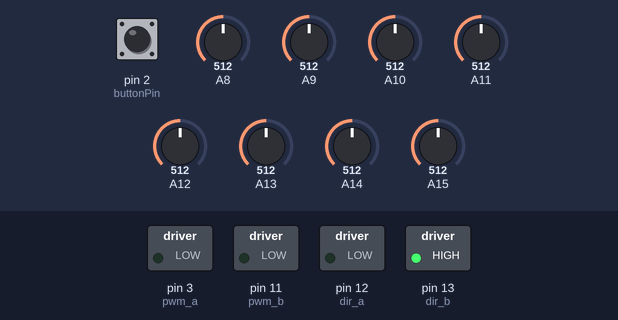
The sketch below on a simulated Arduino Mega 2560, built with avr-gcc and run on an emulated ATmega2560. Parts: switched loads named in the sketch (green lamp = pin HIGH). Inputs (shaded band) come from the test bench; at power-on: pin 2 (buttonPin) LOW, A8 = 512, A9 = 512, A10 = 512, A11 = 512, A12 = 512, A13 = 512, A14 = 512, A15 = 512. What the sketch prints to the serial monitor is not drawn.

Above: at 0.6 s.
At 16.8 s:
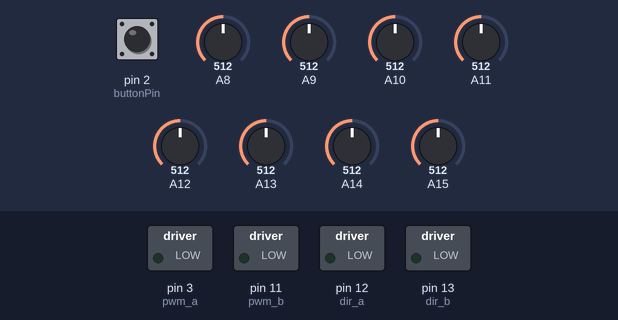
At 22.9 s:
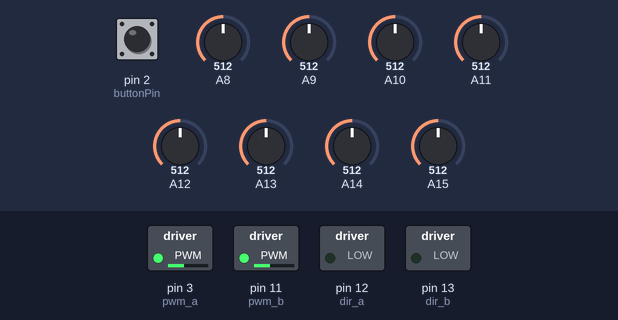
Timing chart, 0 to 24.4 s (numbered marks = the images above):
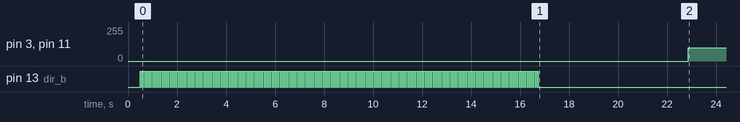

The sketch:

sketch_mar21a.ino
```cpp
////////////////////////////////////////////////////////////////////////
// by John Christian
//    potus98@yahoo.com
//    potus98.com
//    @potus98 on twitter
//
// Code below is not entirely original. It may have snippets or entire
// sections from other examples or tutorials found online. Thank you
// wonderful Internet for the help. If you see something you feel should
// be specifically credited, please let me know!
//
// Pololu is awesome. They have great customer service, great prices,
// and great prodoucts. Not affiliated in any way. Just a satisfied customer.
// In fact, code below is HEAVILY based on Pololu example code.
////////////////////////////////////////////////////////////////////////

// This example uses a Pololu QTR-8A IR Reflectance Sensor and an
// Arduino Mega 2560

// The emitter control pin can optionally be connected to digital pin 2, or you can leave
// it disconnected and change the EMITTER_PIN #define below from 2 to QTR_NO_EMITTER_PIN.

// The setup phase of this example calibrates the sensor for ten seconds and turns on
// the pin 13 LED while calibration is going on.

// The main loop of the example reads the calibrated sensor values and uses them to
// estimate the position of a line.  You can test this by taping a piece of 3/4" black
// electrical tape to a piece of white paper and sliding the sensor across it.  It
// prints the sensor values to the serial monitor as numbers from 0 (maximum reflectance)
// to 9 (minimum reflectance) followed by the estimated location of the line as a number
// from 0 to 7000.  1000 means the line is directly under sensor 1, 2000 means directly
// under sensor 2, etc.  0 means the line is directly under sensor 0 or was last seen by
// sensor 0 before being lost.  7000 means the line is directly under sensor 7 or was
// last seen by sensor 7 before being lost.

// Use a global #define statement to enable/disable all print statements at compile time
// useful for turning off all Serial.print or Serial.println statements when I know the
// bot won't be connected to a USB serial port.

//#define debugprint Serial.print
//#define debugprintln Serial.println
// Or to disable
#define debugprint //
#define debugprintln //

////////////////////////////////////////////////////////////////////////
// Prepare QTR-8A IR Reflectance Array
#include <QTRSensors.h>
#define NUM_SENSORS             8  // number of sensors used
#define NUM_SAMPLES_PER_SENSOR  4  // average 4 analog samples per sensor reading
#define EMITTER_PIN             27  // emitter is controlled by digital pin 2
// sensors 0 through 7 are connected to analog inputs 0 through 5, 7, and 8, respectively
//QTRSensorsAnalog qtra((unsigned char[]) {0, 1, 2, 3, 4, 5, 7, 8},
QTRSensorsAnalog qtra((unsigned char[]) {8, 9, 10, 11, 12, 13, 14, 15}, // new wiring harness
NUM_SENSORS, NUM_SAMPLES_PER_SENSOR, EMITTER_PIN);
unsigned int sensorValues[NUM_SENSORS];

// Include PID library
#include <PID_v1.h>

////////////////////////////////////////////////////////////////////////
//
// Now using Arduino Mega 2560 with Sparkfun Ardumoto Shield
//
// NXT pins (not Arduino pins,
//  1 white analog, 9V supply
//  2 black ground,
//  3 red   ground
//  4 green ipowerA, supply with 5V to activate encoders (I think?)
//  5 yelow encoder, RS-485 B
//  6 blue  encoder, RS-485 A
//
// ardumoto plugged onto arduino mega 2560
// supplying 9V power supply to Arduino Mega itself via barrel plug AND
// supplying 9V power to ArduMoto shield via VIN +/- terminals
// ardumoto A1 connected to NXT pin 1 AN IN
// ardumoto A2 connected to NXT pin 2 GRND
// ardumoto B3 connected to NXT pin 2 GRND
// ardumoto B4 connected to NXT pin 1 AN IN
//
// This example does not utilize the wheel encoders built into the
// Lego NXT servos.

// Initialize variables related to Ardumoto controlled motors
int pwm_a = 3;  //PWM (Pulse Width Modulation) control for motor outputs 1 and 2 is on digital pin 3
int pwm_b = 11;  //PWM control for motor outputs 3 and 4 is on digital pin 11
int dir_a = 12;  //direction control for motor outputs 1 and 2 is on digital pin 12
int dir_b = 13;  //direction control for motor outputs 3 and 4 is on digital pin 13

// Initialize variables related to LED indicator and pushbutton
// constants won't change. They're used here to set pin numbers:
const int buttonPin = 2;     // the number of the pushbutton pin
const int ledPin =  13;      // the number of the LED pin
// variables will change:
int buttonState = 0;         // variable for reading the pushbutton status

// Initialize variables related to PID
double PIDsetpoint, PIDinput, PIDoutput;
PID myPID(&PIDinput, &PIDoutput, &PIDsetpoint,2,5,1, DIRECT);

////////////////////////////////////////////////////////////////////////
// Prepare
////////////////////////////////////////////////////////////////////////
void setup()
{
  // initialize serial communication
  Serial.begin(9600);
  // SETUP drive motors
  pinMode(pwm_a, OUTPUT);  //Set control pins to be outputs
  pinMode(pwm_b, OUTPUT);
  pinMode(dir_a, OUTPUT);
  pinMode(dir_b, OUTPUT);

  // initialize LED pin as an output
  pinMode(ledPin, OUTPUT);

  // initialize pushbutton pin as an input:
  pinMode(buttonPin, INPUT);

  // initialize PID variables we're linked to
  PIDinput = 3500;               // assume we're starting off centered over line
  PIDsetpoint = 3500;            // attempt to stay centered over line
  myPID.SetMode(AUTOMATIC);      // turn the PID on

  // calibrate IR array (might move this into a function later)
  delay(500);
  int i;

  for (i = 0; i < 250; i++)      // make the calibration take about 7 seconds
  {
    digitalWrite(ledPin, HIGH);  // turn on LED (flicker LED during calibration)
    delay(20);
    qtra.calibrate();            // reads all sensors 10 times at 2.5 ms per six sensors (i.e. ~25 ms per call)
    digitalWrite(ledPin, LOW);   // turn off LED
    delay(20);

  }
  digitalWrite(ledPin, LOW);     // turn off LED to indicate we are through with calibration
  // print the calibration MINimum values measured when emitters were on
  for (i = 0; i < NUM_SENSORS; i++)
  {
    Serial.print(qtra.calibratedMinimumOn[i]);
    Serial.print(' ');
  }
  Serial.println();
  // print the calibration MAXimum values measured when emitters were on
  for (i = 0; i < NUM_SENSORS; i++)
  {
    Serial.print(qtra.calibratedMaximumOn[i]);
    Serial.print(' ');
  }
  Serial.println();
  Serial.println();
  delay(1000);

  // pause at end of setup to wait for button push
  pause();

}

////////////////////////////////////////////////////////////////////////
void loop()
{

  debugprintln ("Starting void loop");
  //navigationLogicA();     // has 3 conditions: straight, turn left, turn right
  //navigationLogicB();     // has 7 states with varying motor responses
  //navigationLogicC();     // uses PID library
  navigationLogicD();     // derived from B, but handles 90 degree intersections and turns
  //navigationSensorTest();   // display reflectance sensor array reading

//end of void loop
}

////////////////////////////////////////////////////////////////////////
/* FUNCTIONS  */
////////////////////////////////////////////////////////////////////////

int pause(){
  // standby until momentary button is pressed
  // useful after calibration is complete, but before the event starts
  allStop(); // probably not necessary but may use in future
  buttonState = digitalRead(buttonPin);
  // buttsonState is HIGH while untouched, pressed button causes LOW
    while(buttonState == HIGH){
    buttonState = digitalRead(buttonPin);
    digitalWrite(ledPin, HIGH);    // turn on LED (slow blink waiting)
    delay(250);
    digitalWrite(ledPin, LOW);     // turn off LED
    delay(250);
  }
  Serial.println("Button pressed! Start 5 second delay...");
  delay(5000);
  Serial.println("Time's up! Leaving pause loop.");
}

int allStop(){
  // turn off drive motors
  analogWrite(pwm_a, 0);   // motor A off ("A" refers to Ardumoto output terminals A1 and A2)
  analogWrite(pwm_b, 0);   // motor B off ("B" refers to Ardumoto output terminals B3 and B4)
}

int driveForward(int speedMotorA, int speedMotorB){
  Serial.print("driveForward function: ");
  Serial.print(speedMotorA);
  Serial.print(" ");
  Serial.print(speedMotorB);
  // function accepts two arguments: speed for motorA, motorB
  // future args may include specific time to run
  // or distance to cover (if using wheel encoder)
  digitalWrite(dir_a, LOW);  //Set motor direction, 1 low, 2 high
  digitalWrite(dir_b, LOW);  //Set motor direction, 3 high, 4 low
  analogWrite(pwm_a, speedMotorA);
  analogWrite(pwm_b, speedMotorB);
}

/*
int driveForward(int speedMotorA, int speedMotorB){  // fake driveForward for testing
  Serial.print("driveForward function: ");
  Serial.print(speedMotorA);
  Serial.print(" ");
  Serial.print(speedMotorB);
  // function accepts two arguments: speed for motorA, motorB
  // future args may include specific time to run
  // or distance to cover (if using wheel encoder)
  //digitalWrite(dir_a, LOW);  //Set motor direction, 1 low, 2 high
  //digitalWrite(dir_b, LOW);  //Set motor direction, 3 high, 4 low
  //analogWrite(pwm_a, speedMotorA);
  //analogWrite(pwm_b, speedMotorB);
}
*/

int driveBackward(int speedMotorA, int speedMotorB){
  // function accepts two args: speed for motorA, motorB
  // future args may include specific time to run
  // or distance to cover (for use with countable wheels)
  digitalWrite(dir_a, HIGH);  //Set motor direction, 1 low, 2 high
  digitalWrite(dir_b, HIGH);  //Set motor direction, 3 high, 4 low
  analogWrite(pwm_a, speedMotorA);
  analogWrite(pwm_b, speedMotorB);
}

int pivotCounterClockwise(int speedMotor, int pivotTime){
  // function accepts two args: speed for motors and time to run
  // pivots counter clockwise
  // speedMotor adjusts how fast to pivot. >100 good to overcome standing resistance
  // pivotTime adjusts how long to pivot
  //
  // Based on tests with reasonably new batteries
  // 180 - 210 degrees = 110,1000
  //  40 -  80 degrees = 110, 400
  //  50 - 110 degrees = 100, 500
  // Bleh! Trying to use power and timing to perform semi-accurate turns doesn't seem feasible
  // with current setup. The resulting degrees of turn vary wildly. Will need to access the
  // wheel encoder information to make useful pivots.
  //
  int speedMotorA = speedMotor;
  int speedMotorB = speedMotor;
  Serial.print("pivotCounterClockwise function: ");
  Serial.print(speedMotorA);
  Serial.print(" ");
  Serial.print(speedMotorB);
  Serial.print(" Time: ");
  Serial.println(pivotTime);
  digitalWrite(dir_a, LOW);
  digitalWrite(dir_b, HIGH);
  analogWrite(pwm_a, speedMotorA);
  analogWrite(pwm_b, speedMotorB);
  delay(pivotTime);
}

int pivotClockwise(int speedMotor, int pivotTime){
  // function accepts two args: speed for motors and time to run
  // pivots counter clockwise
  // speedMotor adjusts how fast to pivot. >100 good to overcome standing resistance
  // pivotTime adjusts how long to pivot
  //
  // Based on tests with reasonably new batteries
  // 180 - 210 degrees = 110,1000
  //  40 -  80 degrees = 110, 400
  //  50 - 110 degrees = 100, 500
  // Bleh! Trying to use power and timing to perform semi-accurate turns doesn't seem feasible
  // with current setup. The resulting degrees of turn vary wildly. Will need to access the
  // wheel encoder information to make useful pivots.
  //
  int speedMotorA = speedMotor;
  int speedMotorB = speedMotor;
  Serial.print("pivotClockwise function: ");
  Serial.print(speedMotorA);
  Serial.print(" ");
  Serial.print(speedMotorB);
  Serial.print(" Time: ");
  Serial.println(pivotTime);
  digitalWrite(dir_a, HIGH);
  digitalWrite(dir_b, LOW);
  analogWrite(pwm_a, speedMotorA);
  analogWrite(pwm_b, speedMotorB);
  delay(pivotTime);
}

int setDirection(int positionToCheck){
  // function accepts the position value which should be between 1 and 6999 then
  // evaluate the position value and adjust motorA/B speeds to stay on course.
  //
}

int BackupTurnFunction(){
  // This is a basic, pre-defined backup and turn routine. You could call this
  // when, say, a forward facing ping sensor detects an object in the bot's path
  digitalWrite(dir_a, HIGH);  // Set motor direction, 1 low, 2 high
  digitalWrite(dir_b, HIGH);  // Set motor direction, 3 high, 4 low
  analogWrite(pwm_a, 150);    //
  analogWrite(pwm_b, 75);     // running motors at different speed results in backup turn
  delay (3000);               // give the motor controller and motors a moment to come to a stop
  analogWrite(pwm_a, 0);      //
  analogWrite(pwm_b, 0);      //
  delay (2000);               // set both motors to off for a moment
  return 0;                   // may use return values in the future, but for now,
                              // this value is not used
}

////////////////////////////////////////////////////////////////////////
int navigationSensorTest(){
////////////////////////////////////////////////////////////////////////
  // Removed for print ability since this function is not in use
}

////////////////////////////////////////////////////////////////////////
int navigationLogicA(){
////////////////////////////////////////////////////////////////////////
  // Removed for print ability since this function is not in use
}

////////////////////////////////////////////////////////////////////////
int navigationLogicB(){
////////////////////////////////////////////////////////////////////////
  // Sort-of a poor man's PID
  // Removed for print ability since this function is not in use
}

////////////////////////////////////////////////////////////////////////
int navigationLogicC(){
////////////////////////////////////////////////////////////////////////
  // Actual PID
  // Removed for print ability since this function is not in use
}

////////////////////////////////////////////////////////////////////////
int navigationLogicD(){
////////////////////////////////////////////////////////////////////////
Serial.println("Enterting navigationLogicD function");
  // Sort-of a poor man's PID
  //
  // Derived from navigationLogicB but adding 90 degree intersection and 90 degree turn handling
  //
  // read calibrated sensor values and obtain a measure of the line position from 0 to 7000.
  unsigned int position = qtra.readLine(sensorValues);
  unsigned char i;
  for (i = 0; i < NUM_SENSORS; i++)
  {
    Serial.print(sensorValues[i] * 10 / 1001);
    Serial.print(' ');
  }
  Serial.print("  ");
  Serial.print(position);
  Serial.println("  ");
  ////////////////////////////////////////////////////////////////////////
  unsigned int sensors[8];
  // get calibrated sensor values returned in the sensors array, along with the line position
  // position will range from 0 to 7000, with 3000 corresponding to the line over sensor 4
  // Will be treating sensor 4 (array position 5) as middle sensor
  //int position = qtr.readLine(sensors);
  // if all eight sensors see very low reflectance (black), take some appropriate action for this situation
  // might need to revisit hardcoding 750. should consider deriving from min/max during calibration sequence

  // CHECK for all black (all sensors very low reflectance) won't need for line following loop course.
  if (sensorValues[0] > 750 && sensorValues[1] > 750 && sensorValues[2] > 750 && sensorValues[3] > 750 && sensorValues[4] > 750 && sensorValues[5] > 750 && sensorValues[6] > 750 && sensorValues[7] > 750)
  {
    Serial.println("    DETECTED: All Black");
  }
  if (sensorValues[0] < 80 && sensorValues[1] < 80 && sensorValues[2] < 80 && sensorValues[3] < 80 && sensorValues[4] < 80 && sensorValues[5] < 80 && sensorValues[6] < 80 && sensorValues[7] < 80)
  {
    Serial.println("    DETECTED: All White");
  }

  /*
  // CHECK for a 90 degree intersection (all sensors low reflectance) a more relaxed version of all black check
  if (sensorValues[0] > 400 && sensorValues[1] > 400 && sensorValues[2] > 400 && sensorValues[3] > 400 && sensorValues[4] > 400 && sensorValues[5] > 400 && sensorValues[6] > 400 && sensorValues[7] > 400)
  {
    Serial.print("    DETECTED: 90 degree intersection");
    // keep going straight
    driveForward(100,100);
    delay(100); // drive forward 1/10 second

  }

  // CHECK for a 90 degree LEFT
  if (sensorValues[0] > 400 && sensorValues[1] > 400 && sensorValues[2] > 400 && sensorValues[3] > 400)
  {
    Serial.print("    DETECTED: 90 degree Left");
    // perform 90 degree left turn
  }

  // CHECK for a 90 degree RIGHT
  if (sensorValues[4] > 400 && sensorValues[5] > 400 && sensorValues[6] > 400 && sensorValues[7] > 400)
  {
    Serial.print("    DETECTED: 90 degree Right");
  }
  */

  // By this point, we're assuming no 90 degree intersection or 90 degree turns
  //
  // Determine drive action based on line position value between 0 and 7000.
  // This logic assumes a single line. No provision for intersections at this time.
  if (position == 0){
    Serial.println("    Left Pivot");
    //pivotCounterClockwise(80,0);  // Seems to pivot too fast.
    driveForward(85, 0);            // Try pivot on left wheel instead of center of vehicle.
  }
  else if (position > 0 && position < 1000){
    Serial.println("    Left Strong ");
    driveForward(90, 55);
  }
  else if (position >= 1000 && position < 2000){
    Serial.println("    Left Moderate ");
    driveForward(90, 75);
  }
  else if (position >= 2000 && position < 3000){
    Serial.println("    Left Slight ");
    driveForward(100, 85);
  }
  else if (position >= 3000 && position < 4000){
    Serial.println("    Straight Ahead ");
    driveForward(100, 100);
  }
  else if (position >= 4000 && position < 5000){
    Serial.println("    Right Slight ");
    driveForward(85, 100);
  }
  else if (position >= 5000 && position < 6000){
    Serial.println("    Right Moderate ");
    driveForward(75, 90);
  }
  else if (position >= 6000 && position < 7000){
    Serial.println("    Right Strong ");
    driveForward(55, 90);
  }
  else if (position >= 7000){
    Serial.println("    Right Pivot ");
    //pivotClockwise(80,0);        // Seems to pivot too fast.
    driveForward(0,85);            // Try pivot on left wheel instead of center of vehicle.
  }
Serial.println("end of navigationLogicD function");
//delay(500); // Remove this delay for final testing and actual competition
}
```

Measured:
- by itself, pin 3 (pwm_a), pin 11 (pwm_b): 0/255 → 100/255 at 22.9 s
